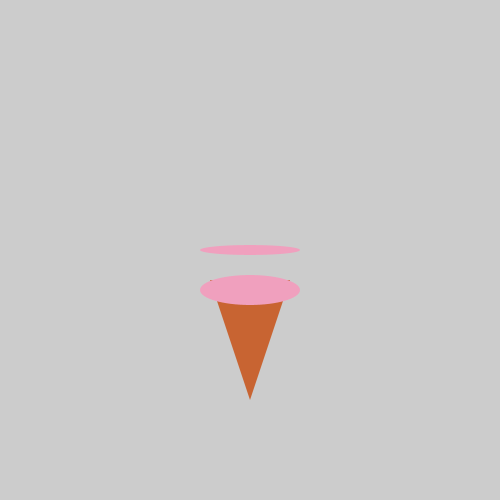
Frame 1 (no input)
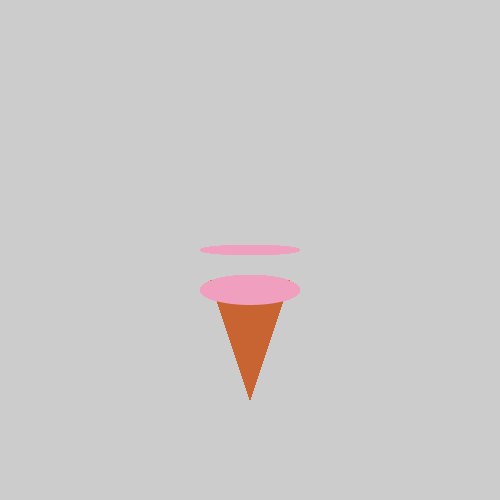
Frame 60 (the mouse pressed at the canvas centre just before this capture)
Frame 120 (the mouse held since frame 60 and released just before this capture): identical to frame 60, image omitted

The Processing sketch that drew these frames (run headless with seeded random() and noise(); from frame 60 on, the mouse is pressed at the canvas centre):

// Processing sketch: sketch_130410a
// ── sketch_130410a.pde
void setup() {
  size(500, 500);
}

void draw() {
 // make some ice cream!
 noStroke();
 
 //draw cone
 fill(200, 100, 50);
 triangle(250, 400, 290, 280, 210, 280);
 
 fill(240, 160, 190);
 ellipse(250, 250, 100, 10);
 ellipse(250, 290, 100, 30);
 
 //2two scoops



}
